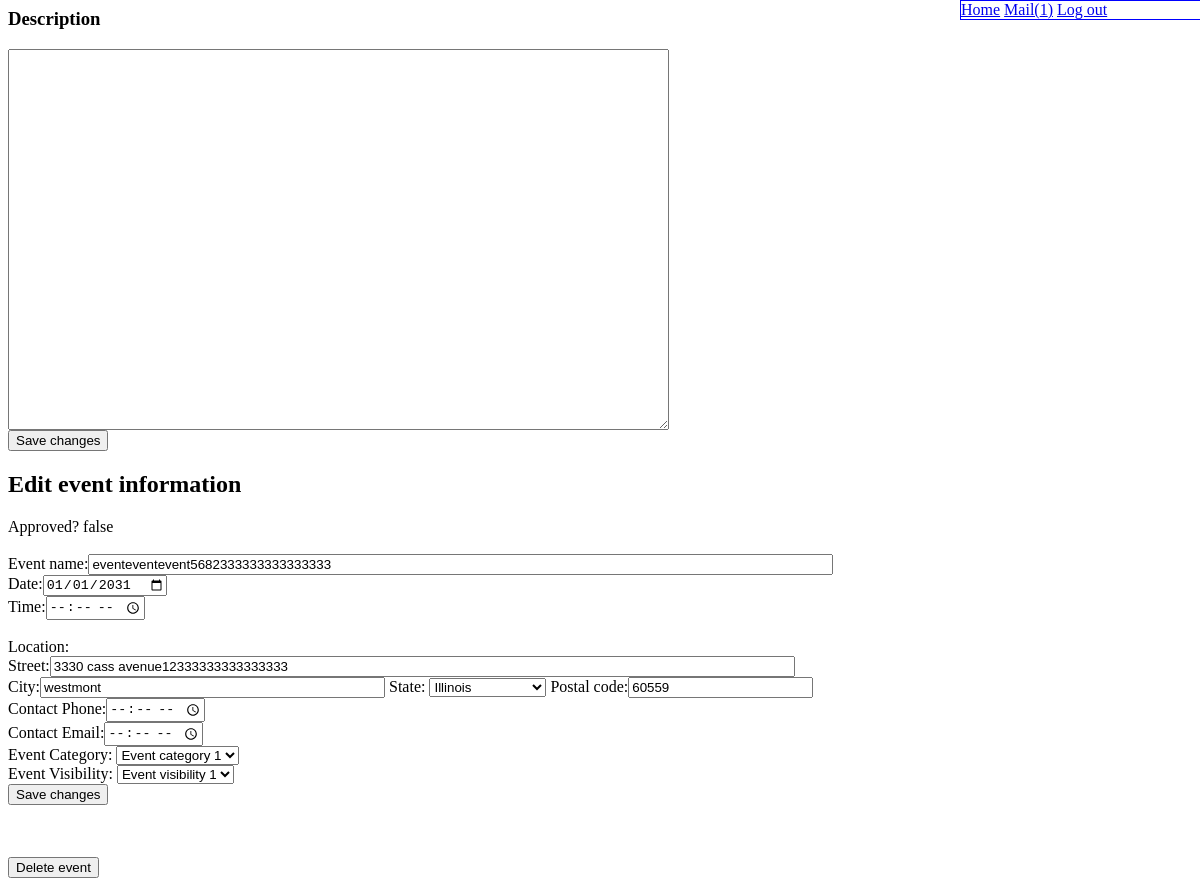
Page /event_edit.php?event=200 (signed in) on the earlier database version.
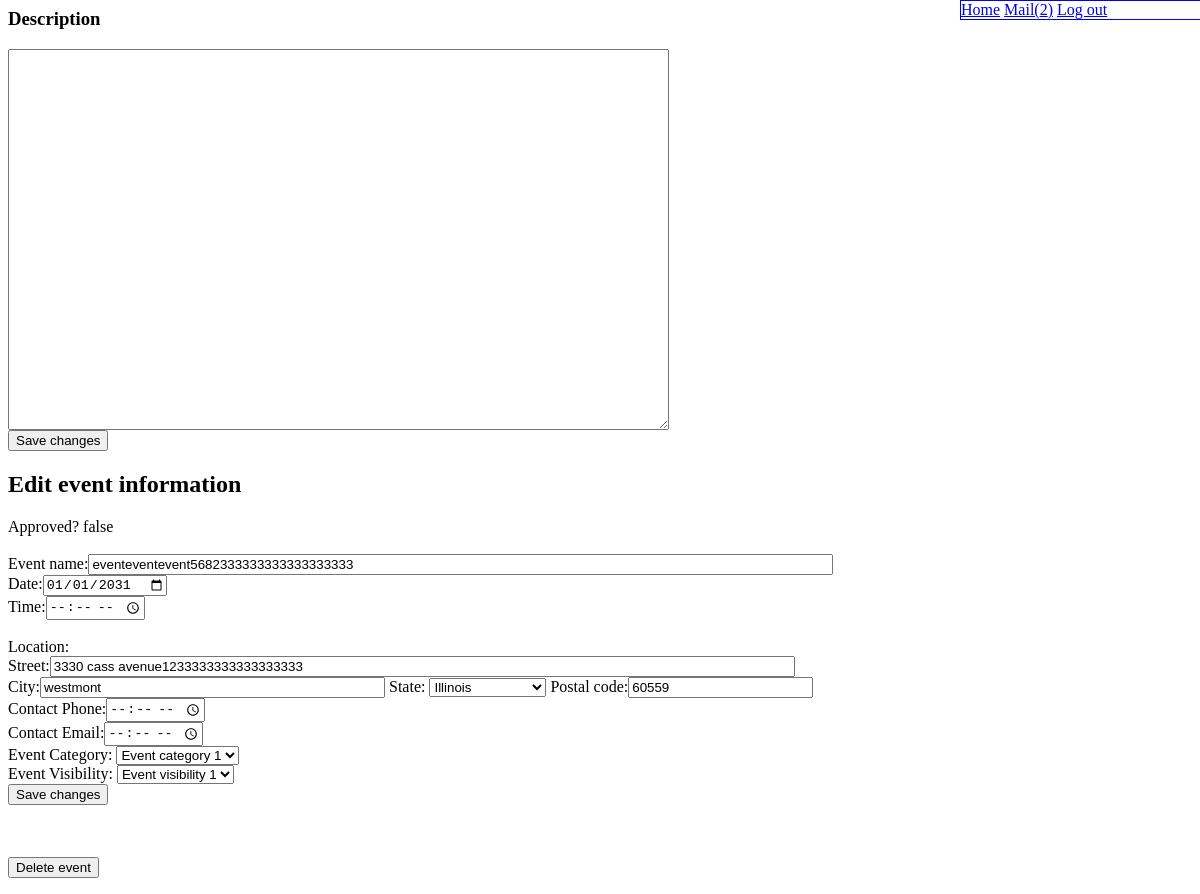
Same page on the later database version.
### tables this page shows
CREATE TABLE IF NOT EXISTS `event` (
`eid` int(11) NOT NULL,
  `owner` varchar(255) NOT NULL,
  `name` varchar(500) NOT NULL,
  `rating` int(11) DEFAULT NULL,
  `date` date DEFAULT NULL,
  `approval` bit(1) DEFAULT NULL,
  `description` varchar(10000) DEFAULT NULL,
  `time` time DEFAULT NULL,
  `aid` int(11) DEFAULT NULL,
  `contact_phone` varchar(12) DEFAULT NULL,
  `contact_email` varchar(255) DEFAULT NULL,
  `ecid` int(11) DEFAULT NULL,
  `evid` int(11) DEFAULT NULL
);

CREATE TABLE IF NOT EXISTS `address` (
`aid` int(11) NOT NULL,
  `street` varchar(255) DEFAULT NULL,
  `city` varchar(255) DEFAULT NULL,
  `sid` varchar(2) DEFAULT NULL,
  `p_code` varchar(30) DEFAULT NULL,
  `latitude` float(10,6) NOT NULL DEFAULT '38.000000',
  `longitude` float(10,6) NOT NULL DEFAULT '-98.000000'
);

### db/security.php (called while the page is built)
<?php
function escape($string) {
	return htmlentities(trim($string), ENT_QUOTES, 'UTF-8');
}

### event_edit.php (the view, shortened to what this page needs)
<?php
require 'db/connect.php';
require 'db/security.php';
include 'mysql_functions.php';
?>
<?php
if(!empty($_COOKIE)){
	$email = trim($_COOKIE['user']);
} else {
	echo 'session timed out';
	header("Location:index.php?result=time_out");
	die();
}
$destination = "";
if(isset($_GET['event'])){
	$eid = trim($_GET['event']);
}
		?>
		<?php
if(!empty($_GET)){
	$temp = $db->query("SELECT * FROM event WHERE (eid) = '" . $eid . "'");
	$event = $temp->fetch_assoc();
	$temp = $db->query("SELECT * FROM event_category");
	$event_category = $temp->fetch_all(MYSQLI_ASSOC);
	$temp = $db->query("SELECT * FROM event_visibility");
	$event_visibility = $temp->fetch_all(MYSQLI_ASSOC);
	$temp = $db->query("SELECT * FROM state");
	$state = $temp->fetch_all(MYSQLI_ASSOC);
	if(isset($_GET['new'])){
		$new =true;
		$event = 0;
		$aid = 0;
	} else {
		$new = false;
		$temp = $db->query("SELECT * FROM event WHERE (eid) = '" . $eid . "'");
		$event = $temp->fetch_assoc();
		$aid = $event['aid'];
	}
	$temp = $db->query("SELECT * FROM address WHERE (aid) = '" . $aid . "'");
	$address = $temp->fetch_assoc();
} else {
	echo 'no such rso exists';
	header("Location:index.php?result=no_rso");
	die();
}
?>
<!doctype html PUBLIC "-//W3C//DTD XHTML 1.0 Transitional//EN"
"http://www.w3.org/TR/xhtml1/DTD/xhtml1-transitional.dtd">
<html>
<head>
	<link rel="stylesheet" type="text/css" href="pagestyle.css">
	<?php createUserPanel($db, $email); ?>
	<?php
		function optionSelect($return_name, $field, $value, $name, $current) {
		?>
			<select id="<?php echo escape($return_name); ?>" name="<?php echo escape($return_name); ?>" size="1"
				selected="<? echo escape($current); ?>" >
			<?php
			foreach($field as $s){
				if($s[$value] == $current) {
			?>
					<option selected="selected" value="<?php echo escape($s[$value]); ?>"><?php echo escape($s[$name]); ?></option>
				<?php
				} else {
				?>
				<option value="<?php echo escape($s[$value]); ?>"><?php echo escape($s[$name]); ?></option>
			<?php
			}
		}
			?>
			</select>
		<?php
		}
		?>
</head>
<body>
<?php
	if(!$new){
				?>
		<h3>Description</h3>
		<form action="?rso=<?php echo escape($rid); ?>&event=<?php echo escape($eid);?>" method="POST">
			<textarea cols="80" rows="25"name="description"><?php echo escape($event['description']); ?></textarea><br>
			<input type="submit" value="Save changes"/>
		</form>
	<?php
		$time = date_format(DateTime::createFromFormat("H:i:s", $event['time']), 'h:i a');
	} else {
		$time = "";
	}
?>
<h2>Edit event information</h2>
<form action="?<?php echo $destination; ?>event=<?php echo escape($eid);?>&editaaaad=0" method="POST">
<?php
	if(!$new){
				?>
	Approved? <?php echo escape( ($event['approval'] != 0 ? "true" : "false" ) ); ?><br><br>
	<?php } ?>
	Event name:<input type="text" size="90" name="name" value="<?php echo escape($event['name']) ;?>"/><br>
	Date:<input type="date" name="date" value="<?php echo escape($event['date']);?>"/><br>
	Time:<input type="time" name="time" value="<?php echo escape($time) ;?>"/><br><br>
	Location:<br>
	Street:<input type="text" name="street" size="90" value="<?php echo escape($address['street']);?>"/><br>
	City:<input type="text" name="city" size="40" value="<?php echo escape($address['city']);?>"/>
	State:<?php optionSelect("state", $state, "sid", "name", $address['sid']); ?>
	Postal code:<input type="text" name="p_code" value="<?php echo escape($address['p_code']);?>"/><br>
	Contact Phone:<input type="time" name="contact_phone" value="<?php echo escape($event['contact_phone']);?>"/><br>
	Contact Email:<input type="time" size="60" name="contact_email" value="<?php echo escape($event['contact_email']);?>"/><br>
	Event Category:<?php optionSelect("event_category", $event_category, "ecid", "type", $event['ecid']); ?><br>
	Event Visibility: <?php optionSelect("event_visibility", $event_visibility, "evid", "type", $event['evid']); ?><br>
	<input type="submit" value="Save changes"/>
</form><br><br>
<?php
	if(!$new){
				?>
<form action="?<?php echo $destination; ?>event=<?php echo escape($eid);?>&delete=1" method="POST">
	<input type="submit" value="Delete event" />
</form>
<?php } ?>
</body>
</html>

### mysql_functions.php (shortened to what this page needs)
<?php
function createUserPanel($db, $email){
	$temp = $db->query("SELECT mid FROM mail_list WHERE to_user = '" . $email . "'");
	$temp2 = $temp->fetch_all(MYSQLI_ASSOC);
	$inbox = count($temp2);
	?>
	<div id="user_panel">
		<?php if($email != 1){ ?>
			<a href="mainpage.php">Home</a>
			<a href="mailbox.php">Mail(<?php echo escape($inbox); ?>)</a>
			<a href="index.php?result=logout">Log out</a>
		<?php } else { ?>
			<a href="index.php">Log in</a>
		<?php } ?>
	</div>
<?php
}
		?>

Differences in the rows shown:
changed event "false": name "eventeventevent5682333333333333333" → "eventeventevent5682333333333333333333"
changed address "westmont": street "3330 cass avenue12333333333333333" → "3330 cass avenue1233333333333333333"
Other differences:
$inbox: "1" → "2"
